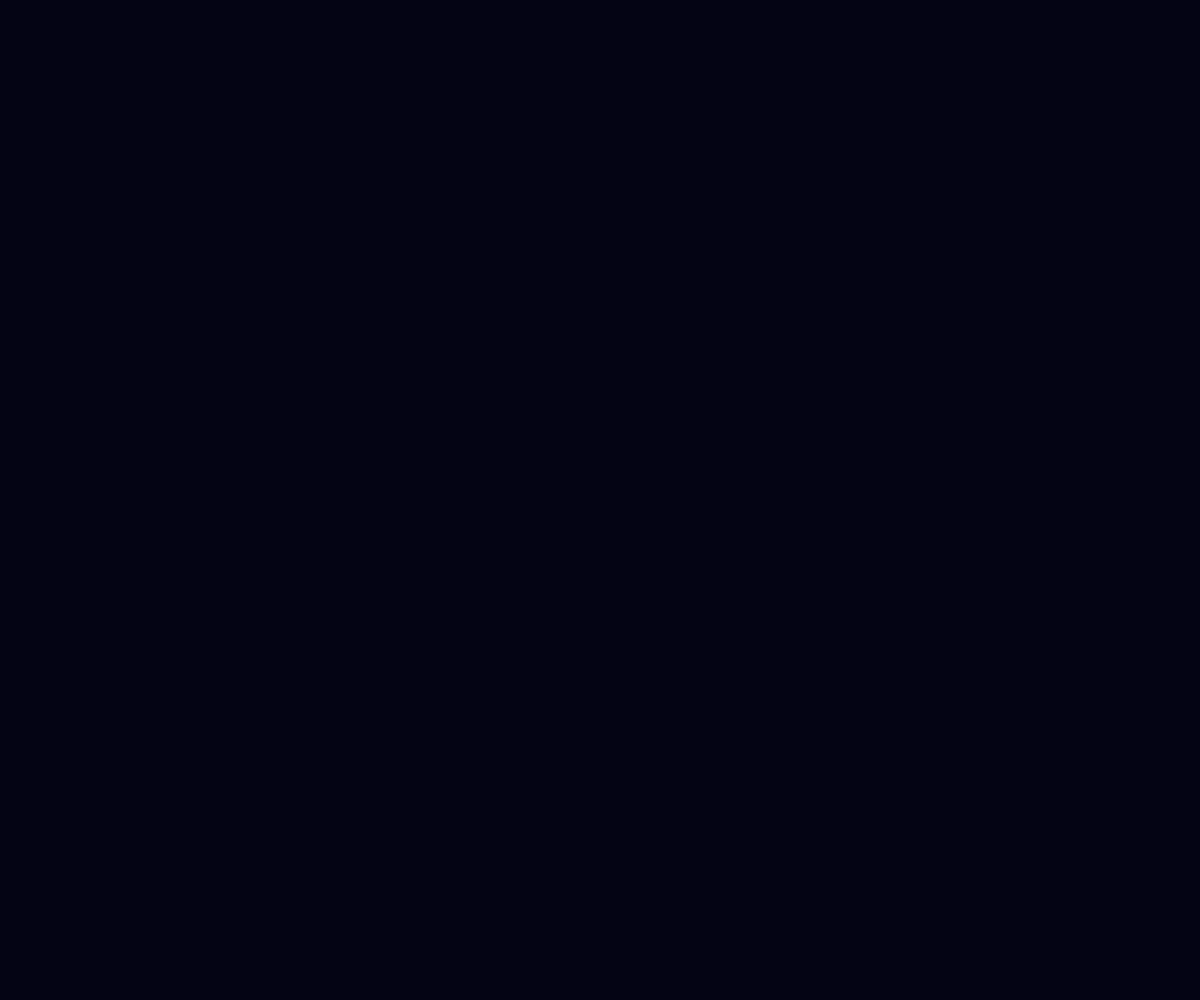
Frame 1 (no input)
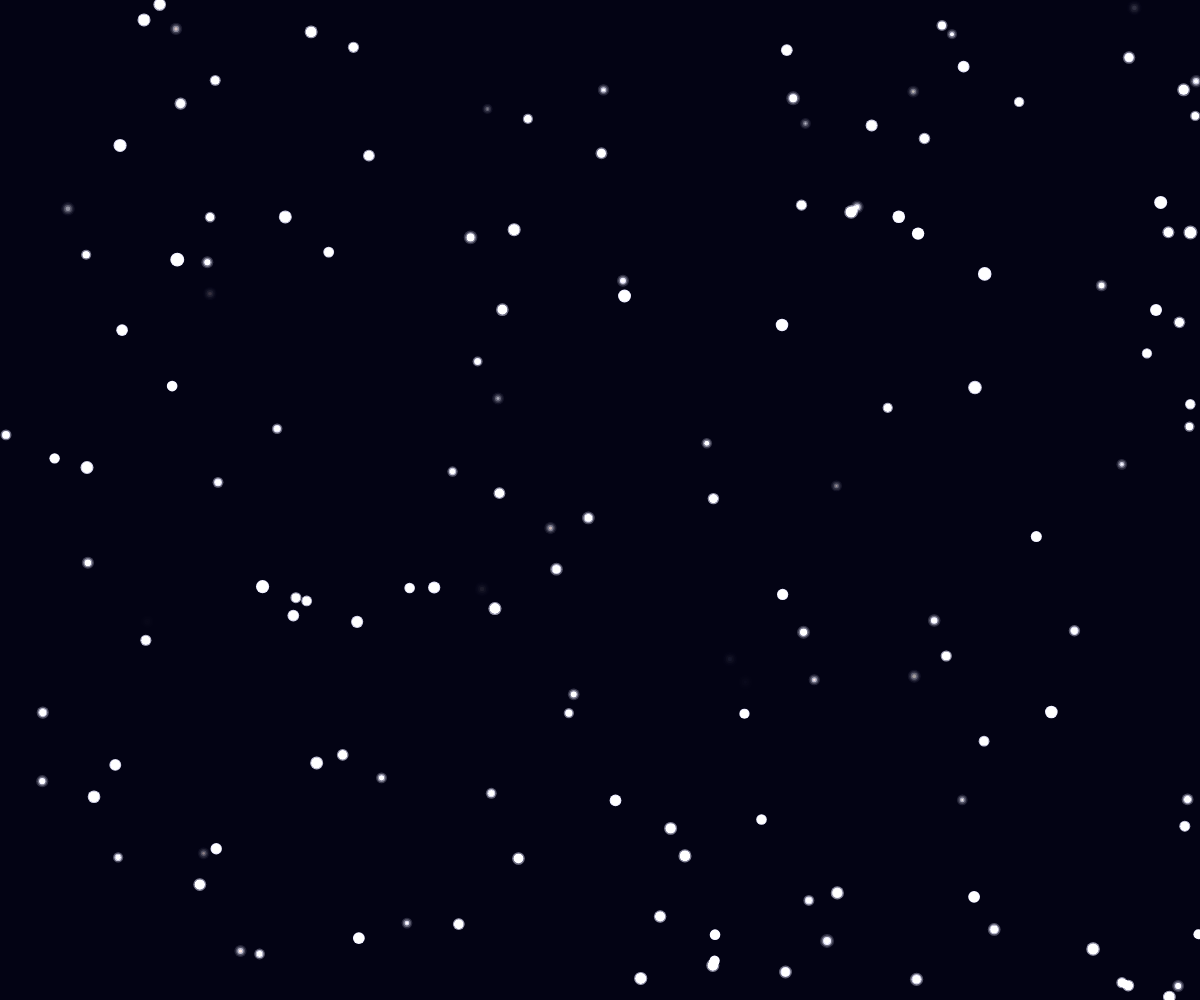
Frame 60 (no input)
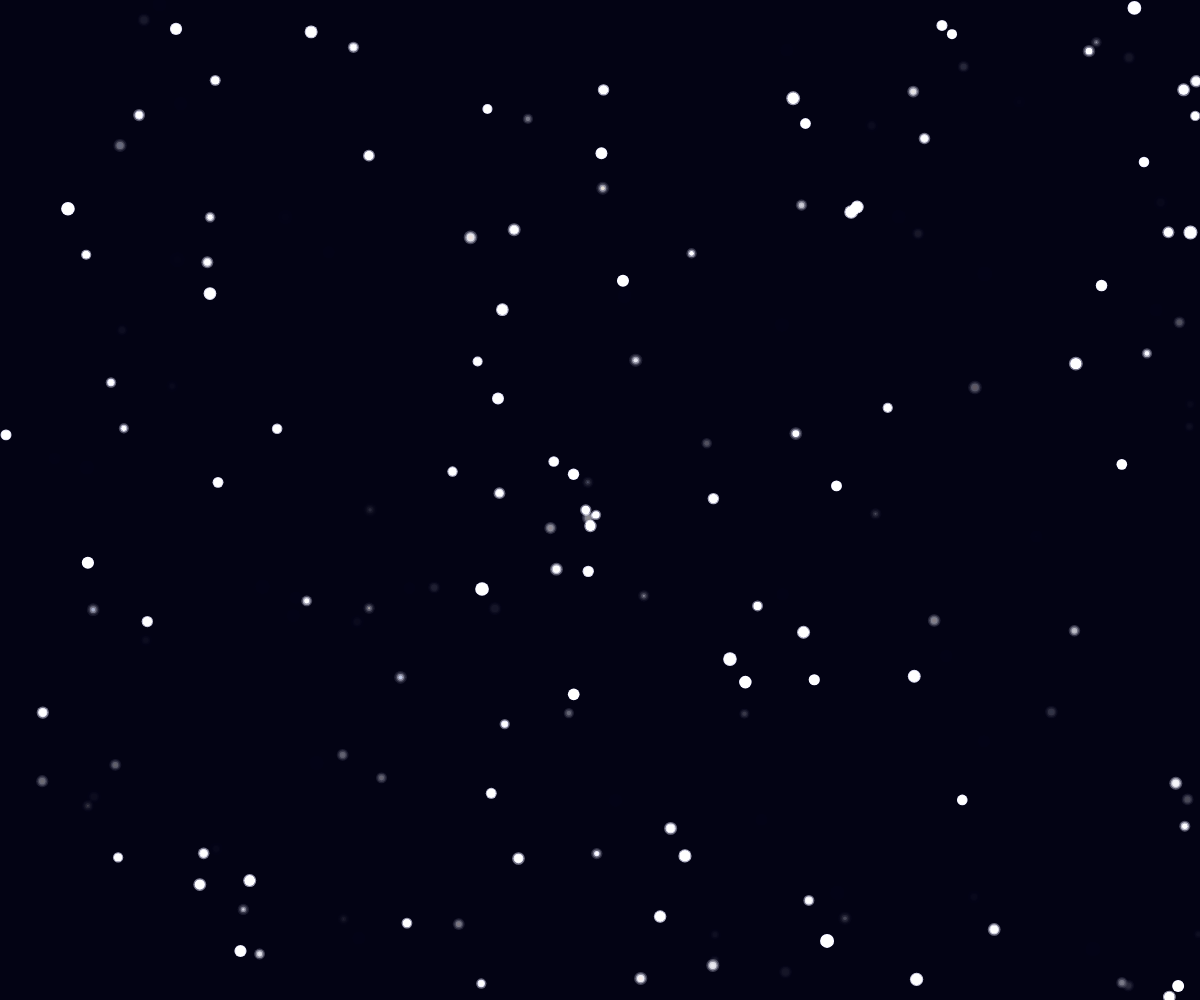
Frame 120 (the mouse pressed at the canvas centre since frame 60)

The p5.js sketch that drew these frames (run headless with seeded random() and noise() and a simulated clock; from frame 60 on, the mouse is pressed at the canvas centre):

// p5.js sketch
// ── sketch.js
let stars = [];
const numStars = 150;
const maxStarSize = 5;

function setup() {
  let canvas = createCanvas(windowWidth, windowHeight);
  canvas.position(0, 0);
  canvas.style('z-index', '-1');
  canvas.style('position', 'fixed');
  background(5, 5, 20);

  for (let i = 0; i < numStars; i++) {
    createNewStar(random(width), random(height));
  }
}

function draw() {
  background(5, 5, 20, 40);

  for (let i = stars.length - 1; i >= 0; i--) {
    let star = stars[i];

    if (star.twinkleDelay <= 0) {
      star.opacity += star.fadeDirection * star.fadeSpeed;

      if (star.opacity <= 0 && star.fadeDirection < 0) {
        stars.splice(i, 1);
        createNewStar(random(width), random(height));
        continue;
      }

      if (star.opacity >= 255) {
        star.opacity = 255;
        star.fadeDirection = -1;
      }
    } else {
      star.twinkleDelay--;
    }

    noStroke();
    fill(star.color[0], star.color[1], star.color[2], star.opacity);
    drawStar(star.x, star.y, star.size, star.opacity);
  }

  if (frameCount % 30 === 0 && random() > 0.5) {
    createNewStar(random(width), random(height));
  }
}

function createNewStar(x, y) {
  let colorOptions = [
    [255, 255, 255],
    [255, 240, 200],
    [200, 220, 255],
    [255, 210, 180]
  ];

  stars.push({
    x: x,
    y: y,
    size: random(1, maxStarSize),
    opacity: 0,
    fadeSpeed: random(3, 8),
    fadeDirection: 1,
    twinkleDelay: random(0, 60),
    lifespan: random(100, 200),
    color: random(colorOptions)
  });
}

function drawStar(x, y, size, opacity) {
  circle(x, y, size);
  push();
  blendMode(ADD);
  for (let i = 1; i <= 3; i++) {
    let glowSize = size + i * 3;
    let alpha = opacity / (i * 2);
    fill(255, 255, 255, alpha);
    circle(x, y, glowSize);
  }
  pop();
}

function mousePressed() {
  for (let i = 0; i < 5; i++) {
    let offsetX = random(-30, 30);
    let offsetY = random(-30, 30);
    createNewStar(mouseX + offsetX, mouseY + offsetY);
  }
}

function windowResized() {
  resizeCanvas(windowWidth, windowHeight);
}

// ── 33.css
.HOME-page {
    background-color: #3a3a3a;
    display: flex;
    flex-direction: row;
    justify-content: center;
    width: 100%;
  }
  
  .HOME-page .div {
    background-color: #3a3a3a;
    width: 1440px;
    height: 2048px;
    position: relative;
  }
  
  .HOME-page .home-icons {
    position: absolute;
    width: 1100px;
    height: 700px;
    top: 1211px;
    left: 170px;
  }
  
  .HOME-page .gallery-tip-box {
    position: absolute;
    width: 350px;
    height: 700px;
    top: 0;
    left: 0;
    border: 1px solid;
    border-color: #ffffff;
    background: linear-gradient(0deg, rgba(0, 0, 0, 1) 0%, rgba(0, 0, 0, 1) 100%);
  }
  
  .HOME-page .text-wrapper {
    position: absolute;
    top: 70px;
    left: 45px;
    font-family: "Roboto-Regular", Helvetica;
    font-weight: 400;
    color: #ffffff;
    font-size: 36px;
    letter-spacing: 1.00px;
    line-height: 44px;
    white-space: nowrap;
  }
  
  .HOME-page .FF-tip-box {
    position: absolute;
    width: 350px;
    height: 700px;
    top: 0;
    left: 375px;
    border: 1px solid;
    border-color: #ffffff;
    background-image: url(./img/FF-tip-box.png);
    background-size: cover;
    background-position: 50% 50%;
  }
  
  .HOME-page .FLOW-FIELDS {
    position: absolute;
    top: 70px;
    left: 45px;
    font-family: "Roboto-Regular", Helvetica;
    font-weight: 400;
    color: #ffffff;
    font-size: 36px;
    letter-spacing: 1.00px;
    line-height: 44px;
  }
  
  .HOME-page .INSPO-tip-box {
    position: absolute;
    width: 350px;
    height: 700px;
    top: 0;
    left: 750px;
    border: 1px solid;
    border-color: #ffffff;
    background-image: url(./img/INSPO-tip-box.png);
    background-size: cover;
    background-position: 50% 50%;
  }
  
  .HOME-page .text-wrapper-2 {
    position: absolute;
    top: 70px;
    left: 45px;
    font-family: var(--m3-display-small-font-family);
    font-weight: var(--m3-display-small-font-weight);
    color: #ffffff;
    font-size: var(--m3-display-small-font-size);
    letter-spacing: var(--m3-display-small-letter-spacing);
    line-height: var(--m3-display-small-line-height);
    white-space: nowrap;
    font-style: var(--m3-display-small-font-style);
  }
  
  .HOME-page .nav-bar {
    position: absolute;
    width: 1440px;
    height: 104px;
    top: 0;
    left: 0;
    background-color: #1b1b1b;
  }
  
  .HOME-page .rectangle {
    position: absolute;
    width: 250px;
    height: 50px;
    top: 27px;
    left: 595px;
    object-fit: cover;
  }
  
  .HOME-page .text-wrapper-3 {
    position: absolute;
    top: 39px;
    left: 917px;
    font-family: var(--m3-body-large-font-family);
    font-weight: var(--m3-body-large-font-weight);
    color: #ff9596;
    font-size: var(--m3-body-large-font-size);
    letter-spacing: var(--m3-body-large-letter-spacing);
    line-height: var(--m3-body-large-line-height);
    white-space: nowrap;
    font-style: var(--m3-body-large-font-style);
  }
  
  .HOME-page .text-wrapper-4 {
    position: absolute;
    top: 39px;
    left: 1006px;
    font-family: var(--m3-body-large-font-family);
    font-weight: var(--m3-body-large-font-weight);
    color: #95ffb1;
    font-size: var(--m3-body-large-font-size);
    letter-spacing: var(--m3-body-large-letter-spacing);
    line-height: var(--m3-body-large-line-height);
    white-space: nowrap;
    font-style: var(--m3-body-large-font-style);
  }
  
  .HOME-page .text-wrapper-5 {
    position: absolute;
    top: 39px;
    left: 1044px;
    font-family: var(--m3-body-large-font-family);
    font-weight: var(--m3-body-large-font-weight);
    color: #95a6ff;
    font-size: var(--m3-body-large-font-size);
    letter-spacing: var(--m3-body-large-letter-spacing);
    line-height: var(--m3-body-large-line-height);
    white-space: nowrap;
    font-style: var(--m3-body-large-font-style);
  }
  
  .HOME-page .HOME {
    position: absolute;
    width: 569px;
    height: 200px;
    top: 342px;
    left: 151px;
  }
  
  .HOME-page .text-wrapper-6 {
    position: absolute;
    width: 569px;
    height: 200px;
    top: -4px;
    left: -2px;
    -webkit-text-stroke: 5px #ffffff;
    font-family: "Roboto-Regular", Helvetica;
    font-weight: 400;
    color: transparent;
    font-size: 200px;
    text-align: center;
    letter-spacing: 0;
    line-height: 44px;
  }
  
  .HOME-page .PAGE {
    position: absolute;
    width: 500px;
    height: 200px;
    top: 342px;
    left: 775px;
  }
  
  .HOME-page .text-wrapper-7 {
    position: absolute;
    width: 500px;
    height: 200px;
    top: -4px;
    left: -2px;
    -webkit-text-stroke: 5px #ffffff;
    font-family: "Roboto-Regular", Helvetica;
    font-weight: 400;
    color: transparent;
    font-size: 200px;
    text-align: center;
    letter-spacing: 0;
    line-height: 44px;
  }
  
  .HOME-page .rectangle-2 {
    position: absolute;
    width: 1009px;
    height: 571px;
    top: 581px;
    left: 192px;
    background-color: #d9d9d9;
  }
  body {
    margin: 0;
    padding: 0;
    overflow: hidden;
    font-family: sans-serif;
  }
  .content {
    display: flex;
    justify-content: center;
    align-items: center;
    height: 100vh; /* full screen height */
  }
  
  .content a {
    color: rgb(255, 135, 251);
    text-align: center;
  }
  .content p {
    color: rgb(135, 255, 171);
    text-align: center;
  }
  .content {
    position: relative;
    z-index: 1;
    color: white;
    padding: 2rem;
    align-content: center;
  }
// ── globals.css
.SDV-home {
  background-color: #128345;
  display: flex;
  flex-direction: row;
  justify-content: center;
  width: 100%;
}

.SDV-home .div {
  background-color: #128345;
  overflow: hidden;
  width: 1440px;
  height: 6144px;
  position: relative;
}

.SDV-home .overlap {
  position: absolute;
  width: 2452px;
  height: 4091px;
  top: 0;
  left: -506px;
}

.SDV-home .BG-image {
  position: absolute;
  width: 1440px;
  height: 1286px;
  top: 0;
  left: 506px;
}

.SDV-home .rectangle {
  position: absolute;
  width: 522px;
  height: 252px;
  top: 159px;
  left: 968px;
  background-color: #ff6666;
}

.SDV-home .lorem-ipsum-is {
  position: absolute;
  width: 909px;
  top: 508px;
  left: 774px;
  font-family: var(--m3-headline-large-font-family);
  font-weight: var(--m3-headline-large-font-weight);
  color: #000000;
  font-size: var(--m3-headline-large-font-size);
  letter-spacing: var(--m3-headline-large-letter-spacing);
  line-height: var(--m3-headline-large-line-height);
  font-style: var(--m3-headline-large-font-style);
}

.SDV-home .rectangle-2 {
  position: absolute;
  width: 1440px;
  height: 2048px;
  top: 1024px;
  left: 506px;
  background: linear-gradient(
    180deg,
    rgba(217, 217, 217, 0) 0%,
    rgba(28, 24, 69, 1) 10%,
    rgba(8, 8, 23, 1) 100%
  );
}

.SDV-home .group {
  position: absolute;
  width: 2452px;
  height: 652px;
  top: 2198px;
  left: 0;
}

.SDV-home .frame {
  display: inline-flex;
  align-items: center;
  gap: 11px;
  position: absolute;
  top: 0;
  left: 0;
}

.SDV-home .rectangle-3 {
  position: relative;
  width: 810px;
  height: 590px;
  background-color: #ffdddd;
}

.SDV-home .overlap-group {
  position: absolute;
  width: 1106px;
  height: 34px;
  top: 618px;
  left: 678px;
  background-color: #444444;
  border-radius: 26px;
}

.SDV-home .rectangle-4 {
  position: relative;
  width: 381px;
  height: 26px;
  top: 4px;
  left: 10px;
  background-color: #d9d9d9;
  border-radius: 26px;
}

.SDV-home .img {
  position: absolute;
  width: 1440px;
  height: 1024px;
  top: 3067px;
  left: 506px;
  object-fit: cover;
}

.SDV-home .nav-bar {
  position: absolute;
  width: 1440px;
  height: 100px;
  top: 0;
  left: 506px;
  background-color: #128cfb;
}

.SDV-home .rectangle-5 {
  position: absolute;
  width: 352px;
  height: 100px;
  top: 0;
  left: 0;
  object-fit: cover;
}

.SDV-home .rectangle-6 {
  position: absolute;
  width: 1440px;
  height: 2048px;
  top: 4096px;
  left: 0;
  background: linear-gradient(
    0deg,
    rgba(217, 217, 217, 0) 0%,
    rgba(13, 137, 251, 1) 43%,
    rgba(8, 8, 23, 1) 100%
  );
}

section {
  margin: 0;
  
}
